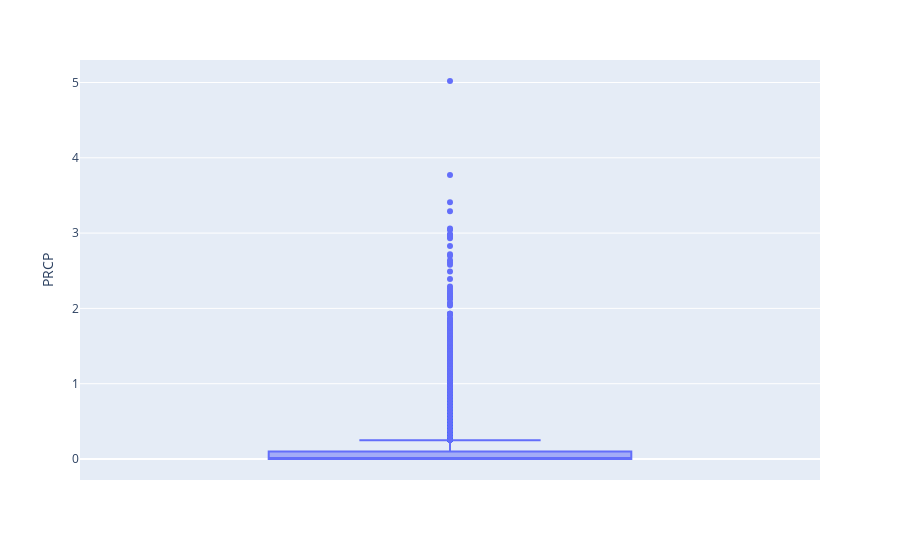

Notebook code for this chart:
### Code cell
fig = px.box(df, y='PRCP')

fig.show()

### Figure 1 — Plotly figure (JSON) as saved in the notebook; plotly's stock layout.template omitted (floating-point values rounded to 4 significant figures; data arrays with more than 128 entries replaced by an {"elided": "..."} marker saying what was removed)
{"data": [{"alignmentgroup": "True", "hovertemplate": "PRCP=%{y}<extra></extra>", "legendgroup": "", "marker": {"color": "#636efa"}, "name": "", "notched": false, "offsetgroup": "", "orientation": "v", "showlegend": false, "type": "box", "x0": " ", "xaxis": "x", "y": {"elided": "25551 float values"}, "y0": " ", "yaxis": "y"}], "layout": {"boxmode": "group", "legend": {"tracegroupgap": 0}, "margin": {"t": 60}, "xaxis": {"anchor": "y", "domain": [0, 1]}, "yaxis": {"anchor": "x", "domain": [0, 1], "title": {"text": "PRCP"}}}}
